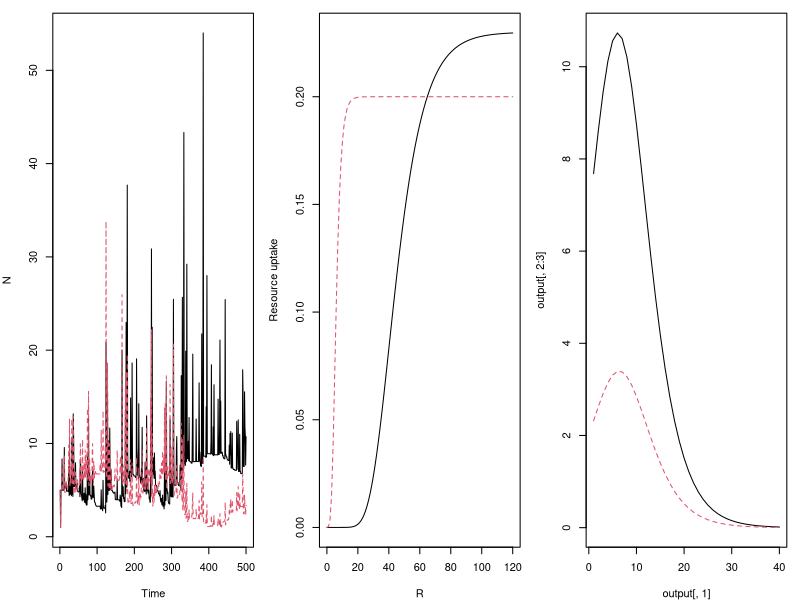

This chart was generated by the following R code:
# coexistence via relative nonlinearity
# two species competing for a shared, fluctuating resource
rm(list=ls())

####
#### Parameters
####

# initial conditions
maxDays <- 40 #Rfreq*cycles
years <- 500
burn.in <- 120
NR <- c(N=c(1,1),R=50)
Rmean <- 50

parmsB <- list(
  a = c(0.23,0.2),  # max growth rate for spp 1 and 2
  b1 = c(25,10),  # right offset for growth rates 
  b2 = c(0.08,0.45)  # rates at which max is approached
)


#---------------------------
# define functions
#---------------------------
library(deSolve)
updateNR = function(t, NR, parms) { 
  #### RRmod "Resource Ratio Model" 
  #### Continuous two species resource model with an essential resource
  with(as.list(c(NR, parms)), { 
    dN1dt = N1*b[1]*(c[1]*w[1]*R - m[1]) ##spp 1 growth
    dN2dt = N2*b[2]*(c[2]*w[2]*R - m[2]) ##spp 2 growth
    dRdt = -1 * (c[1]*N1 + c[2]*N2) ##resource draw down
    list(c(dN1dt, dN2dt, dRdt))
  }) 
}

getB <- function(parmsB, R){
  #   attach(parms)
  spp1 <- parmsB$a[1]*exp(-parmsB$b1[1]*exp(-parmsB$b2[1]*R))
  spp2 <- parmsB$a[2]*exp(-parmsB$b1[2]*exp(-parmsB$b2[2]*R))   ## sp. 2 biomass assimilation
  #   detach(parms)
  return(c(spp1, spp2))
}

####
#### Run simulations
####
Nstart <- 5
Nsave <- matrix(nrow = years, ncol=2)
Nsave[1,] <- c(Nstart,Nstart)

#get vector of means for resource
# set.seed(1653)
muVec <- rnorm(years, 0, .2)

for(g in 2:years){
  days = 1:maxDays
  mu <- muVec[g]
  NR[3] <- rnorm(1, Rmean, 13)
  # species parameters 
  cNow <- getB(parmsB, NR[3])
  parms <- list(
    b = c(0.1, 0.1), #biomass conversion efficiency
    c = as.numeric(cNow), #consumption rates of resource
    w = c(0.5, 0.5), #biomass assimilation rate
    m = c(5, 5) #loss of assimilated biomass
  )
  output = as.data.frame(ode(y = NR, times = days, func = updateNR, parms = parms))
  N = output[,2:3]
  nMax <- c(max(N[1]), max(N[2]))
  seedFrac1 <- nMax[1] / (sum(nMax))
  NR <- c(N=c(seedFrac1*(Nstart*2), (1-seedFrac1)*(Nstart*2)),R=NA)
  Nsave[g,] <- nMax
}

par(mfrow=c(1,3),mar=c(4,4,1,1))
matplot(c(1:years),Nsave,type="l",xlab="Time",ylab="N")

gomp <- function(parmsB,R){
  #   attach(parms)
  out1 <- parmsB$a[1]*exp(-parmsB$b1[1]*exp(-parmsB$b2[1]*R))
  out2 <- parmsB$a[2]*exp(-parmsB$b1[2]*exp(-parmsB$b2[2]*R))
  #   detach(parms)
  return(cbind(out1,out2))
}
R <- 0:120
tmp<-gomp(parmsB=parmsB,R)
matplot(R,tmp,type="l",ylab="Resource uptake")

matplot(output[,1], output[,2:3], type="l")
